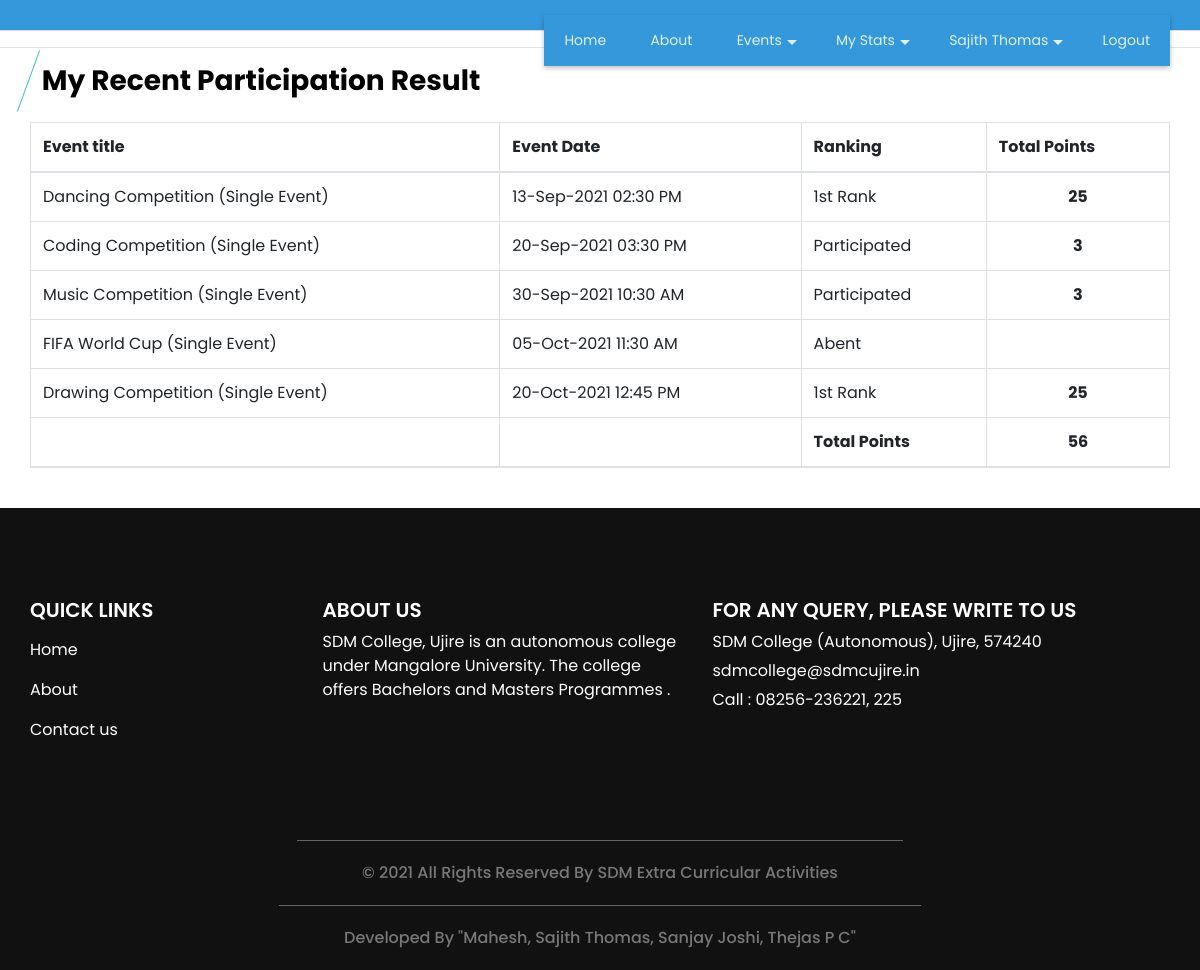
Screenshot of /pointshistory.php (signed in) with the database file from the repository.
### tables this page shows
CREATE TABLE `student` (
  `student_id` int(11) NOT NULL,
  `student_name` varchar(30) NOT NULL,
  `course_id` int(11) NOT NULL,
  `student_rollno` varchar(10) NOT NULL,
  `student_password` varchar(300) NOT NULL,
  `st_class` varchar(20) NOT NULL,
  `student_image` varchar(300) NOT NULL,
  `gender` varchar(10) NOT NULL,
  `dob` date NOT NULL,
  `language` varchar(25) NOT NULL,
  `elective_paper` varchar(20) NOT NULL,
  `extension_activities` varchar(50) NOT NULL,
  `student_status` varchar(10) NOT NULL
);

CREATE TABLE `event_participation` (
  `event_participation_id` int(11) NOT NULL,
  `event_id` int(11) NOT NULL,
  `student_id` int(11) NOT NULL,
  `event_participation_type` varchar(25) NOT NULL,
  `team` varchar(25) NOT NULL,
  `apply_dt_tim` datetime NOT NULL,
  `event_participation_status` varchar(10) NOT NULL
);

CREATE TABLE `event` (
  `event_id` bigint(20) NOT NULL,
  `event_type_id` int(11) NOT NULL,
  `event_participation_type` varchar(25) NOT NULL COMMENT 'Single, Team',
  `no_of_participants` int(11) NOT NULL,
  `event_title` varchar(300) NOT NULL,
  `event_description` text NOT NULL,
  `event_rules` text NOT NULL,
  `event_banner` varchar(300) NOT NULL,
  `department_id` int(11) NOT NULL,
  `club_id` int(11) NOT NULL,
  `course_id` text NOT NULL,
  `st_class` text NOT NULL,
  `event_date_time` datetime NOT NULL,
  `event_venue` text NOT NULL,
  `staff_id` int(11) NOT NULL,
  `participation_limit` int(11) NOT NULL,
  `event_status` varchar(10) NOT NULL
);

CREATE TABLE `event_result_status` (
  `result_status_id` int(11) NOT NULL,
  `event_result_id` int(11) NOT NULL,
  `event_id` int(11) NOT NULL,
  `student_id` int(11) NOT NULL,
  `event_participation_id` int(11) NOT NULL,
  `winning_position` varchar(25) NOT NULL,
  `point` int(11) NOT NULL,
  `event_participation_type` varchar(25) NOT NULL,
  `team` varchar(25) NOT NULL
);

### pointshistory.php (the view, shortened to what this page needs)
<?php
include("header.php");
?>
  <section class="event_section">
    <div class="container">
      <div class="heading_container">
       <h3>
          &nbsp; My Recent Participation Result
        </h3>
      </div>
<br>
<table class="table table-bordered">
	<thead>
		<tr>
			<th>Event title</th>
			<th>Event Date</th>
			<th>Ranking</th>
			<th>Total Points</th>
		</tr>
	</thead>
	<tbody>
<?php
$totapoint = 0 ;
$sqlview = "SELECT * FROM  event_participation LEFT JOIN event ON event_participation.event_id=event.event_id where event.event_date_time < '$dttim' AND student_id='$_SESSION[student_id]'";
$sqlview = $sqlview. " ORDER BY event_date_time";
$qsqlview = mysqli_query($con,$sqlview);
while($rsview = mysqli_fetch_array($qsqlview))
{
	$sqlevent_result_status = "SELECT * FROM event_result_status where event_id='$rsview[event_id]' and student_id='$_SESSION[student_id]'";
	$qsqlevent_result_status = mysqli_query($con,$sqlevent_result_status);
	$rsevent_result_status = mysqli_fetch_array($qsqlevent_result_status);
?>
		<tr>
			<td><?php echo $rsview['event_title'];?> (<?php echo $rsview['event_participation_type'];?> Event)</td>
			<td><?php echo date("d-M-Y h:i A",strtotime($rsview['event_date_time']));?></td>
			<td><?php
			if($rsevent_result_status['winning_position'] == 0)
			{
				if($rsevent_result_status['point'] >= 1)
				{
					echo "Participated";
				}
				else
				{
					echo "Abent";
				}
			}
			else if($rsevent_result_status['winning_position'] == 1)
			{
				echo "1st Rank";
			}
				?></td>
			<th style="text-align: center;"><?php echo $rsevent_result_status['point']; ?></th>
		</tr>
<?php
	$totapoint  = $totapoint  + $rsevent_result_status['point'];
}
?>
	<thead>
		<tr>
			<th></th>
			<th></th>
			<th>Total Points</th>
			<th style="text-align: center;"><?php echo $totapoint; ?></th>
		</tr>
	</thead>
	</tbody>
</table>
    </div>
  </section>
<br>
<?php
include("footer.php");
?>

### headerpage.php (shortened to what this page needs)
<div id="header">
  <header>
    <div class="container">
      <div class="row">
        <div class="col-12">
          <nav class="navbar navbar-expand-lg navbar-light">
            <div lass="collapse navbar-collapse" id="navbartoggle">
<div class="nav-fostrap" style="  position: absolute;
  top: 15px;right: 0;">
	<ul>
		<li><a href="index.php">Home</a></li>
		<li><a href="about.php">About</a></li>
<?php
			if(isset($_SESSION['student_id']))
			{
?>
		<li><a href="javascript:void(0)">Events<span class="arrow-down"></span></a>
		</li>
		<li><a href="javascript:void(0)">My Stats<span class="arrow-down"></span></a>
		</li>
		<li><a href="javascript:void(0)"><?php echo $rsstudentprofile['student_name']; ?><span class="arrow-down"></span></a>
		</li>
		<?php
			}
		?>
		<?php
		if(isset($_SESSION['staff_id']) || ($_SESSION['student_id']))
		{
		?>
		<li><a href="logout.php">Logout</a></li>
		<?php
		}
		else
		{
		?>
		<li><a href="student.php">Registration</a></li>
		<li><a href="login.php">Login</a></li>
		<?php
		}
		?>
	</ul>
</div>
            </div>
          </nav>
        </div>
      </div>
    </div>
  </header>
</div>

### css/style.css (style rules this page uses)
body { font-family: "Poppins", sans-serif; color: #000000; background-color: #ffffff; }
.heading_container { display: -webkit-box; display: -ms-flexbox; display: flex; -webkit-box-orient: vertical; -webkit-box-direction: normal; -ms-flex-direction: column; flex-direction: column; -webkit-box-align: start; -ms-flex-align: start; align-items: flex-start; }
.heading_container h3 { font-weight: bold; position: relative; margin-bottom: 15px; }
.heading_container h3::before { content: ""; position: absolute; top: 50%; left: 2px; width: 1px; height: 65px; background-color: #4bc5b8; -webkit-transform: translateY(-50%) rotate(20deg); transform: translateY(-50%) rotate(20deg); }
a, a:hover, a:focus { text-decoration: none; }
.event_section .heading_container h3 { margin-bottom: 0; }
.event_section .heading_container h3::before { left: -2px; }

### css/responsive.css (style rules this page uses)
@media (min-width: 1200px) { .container { max-width: 1170px; } }

### topmenu.php (style rules this page uses)
.nav-fostrap { display: block; margin-bottom: 15px 0; background: #3498db; -webkit-box-shadow:0 2px 5px 0 rgba(0,0,0,0.26); -moz-box-shadow:0 2px 5px 0 rgba(0,0,0,0.26); -o-box-shadow:0 2px 5px 0 rgba(0,0,0,0.26); z-index: 120; box-shadow: 0 2px 5px 0 rgba(0,0,0,0.26); }
.nav-fostrap ul { list-style-type: none; margin: 0; padding: 0; display: block; }
.nav-fostrap li { list-style-type: none; margin: 0; padding: 0; display: inline-block; position: relative; font-size: 14px; color: #def1f0; }
.nav-fostrap li a { padding: 15px 20px; font-size: 14px; color: #def1f0; display: inline-block; outline: 0; font-weight: 400; text-decoration: none; }
.arrow-down { width: 0; height: 0; border-left: 5px solid transparent; border-right: 5px solid transparent; border-top: 5px solid #def1f0; position: relative; top: 15px; right: -5px; content: ""; }

### headerpage.php (style rules this page uses)
#header nav { padding: 15px 0px; }
#header { border-bottom: 1px solid #ddd; background-color: #3498db; float: center; width: 100%; }

### rows the page displays
student: student_name "Sajith Thomas"
event_participation: event.event_title "Dancing Competition", event.event_participation_type "Single", event.event_date_time "13-Sep-2021 02:30 PM", shows "1st Rank", event_result_status.point "25"
event_participation: event.event_title "Coding Competition", event.event_participation_type "Single", event.event_date_time "20-Sep-2021 03:30 PM", shows "Participated", event_result_status.point "3"
event_participation: event.event_title "Music Competition", event.event_participation_type "Single", event.event_date_time "30-Sep-2021 10:30 AM", shows "Participated", event_result_status.point "3"
event_participation: event.event_title "FIFA World Cup", event.event_participation_type "Single", event.event_date_time "05-Oct-2021 11:30 AM", shows "Abent"
event_participation: event.event_title "Drawing Competition", event.event_participation_type "Single", event.event_date_time "20-Oct-2021 12:45 PM", shows "1st Rank", event_result_status.point "25"

### other values shown
$totapoint "56"
